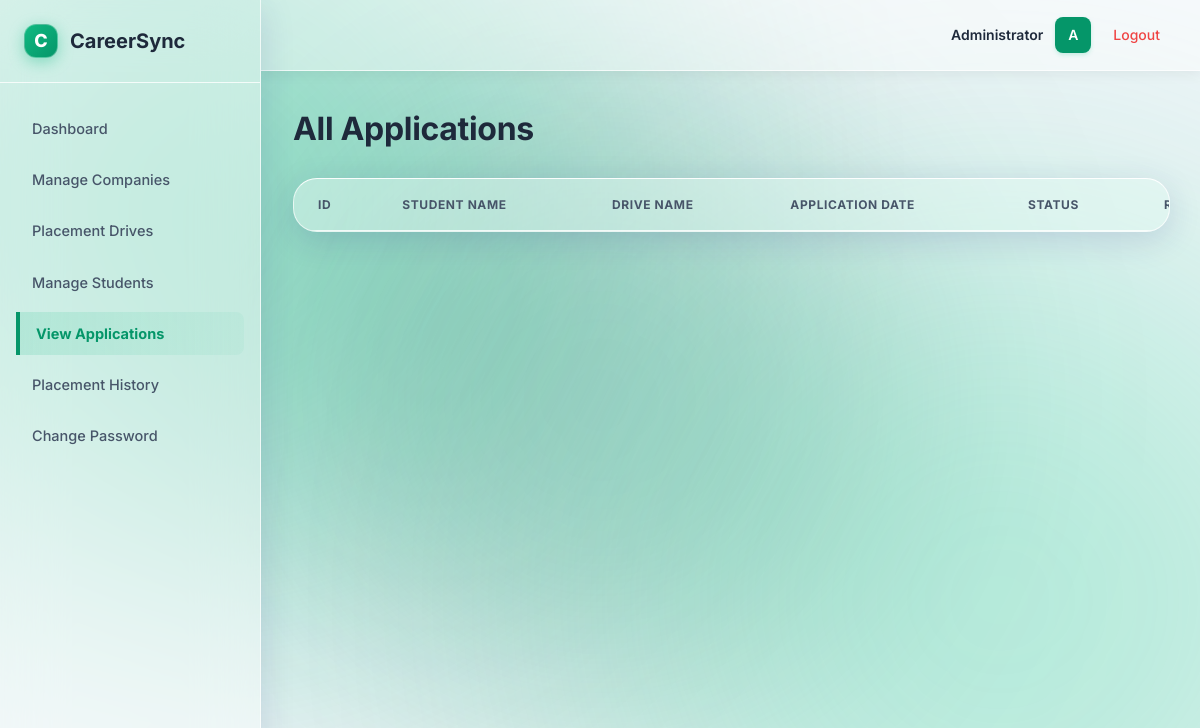
Before: /admin/applications (signed in) with the older database file.
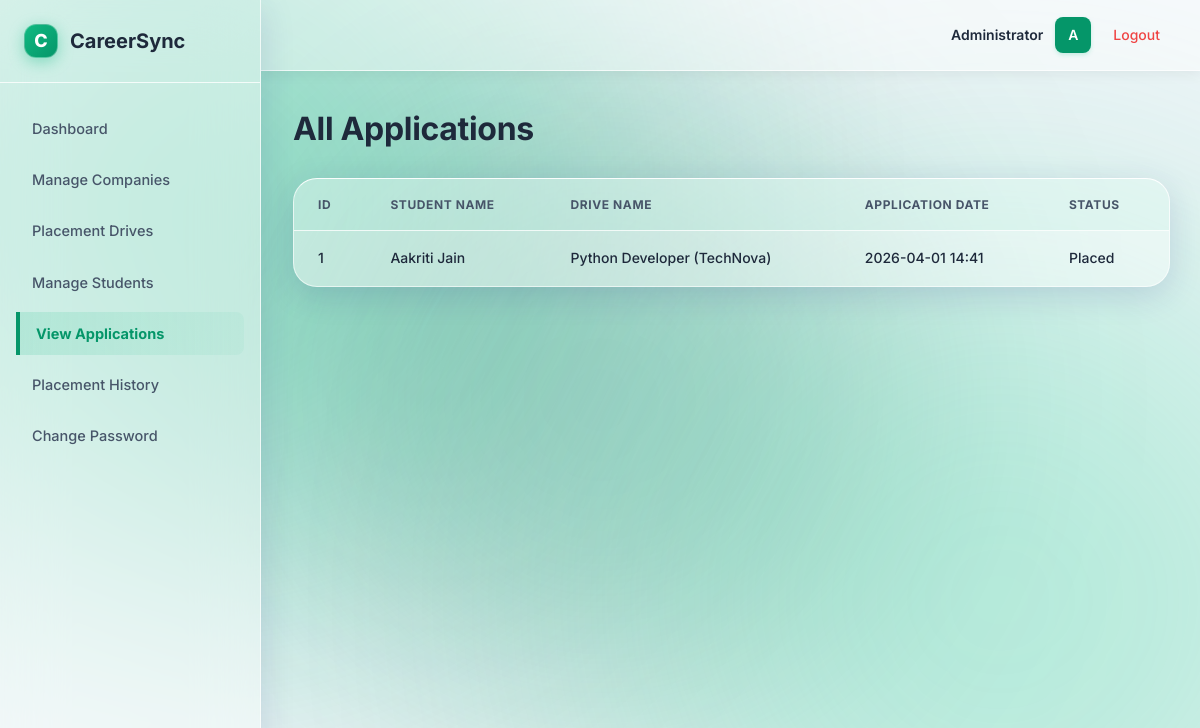
After: the same page with the newer database file.
### models.py (models this page shows)
class Application(db.Model):
    id = db.Column(db.Integer, primary_key = True)
    student_id = db.Column(db.Integer, db.ForeignKey('student.id'), nullable = False)
    drive_id = db.Column(db.Integer, db.ForeignKey('placement_drive.id'), nullable = False)
    application_date = db.Column(db.DateTime, default = datetime.now(UTC))
    status = db.Column(db.String(50), default = "Applied")
    remarks = db.Column(db.String(100))
    __table_args__ = (db.UniqueConstraint('student_id', 'drive_id', name = 'unique_application'),)

class Student(db.Model):
    id = db.Column(db.Integer, primary_key = True)
    full_name = db.Column(db.String(100), nullable = False)
    email = db.Column(db.String(100), nullable = False, unique = True)
    pass_hash = db.Column(db.String(100), nullable = False )
    phone_number = db.Column(db.Integer, nullable = False)
    degree = db.Column(db.String(100), nullable = False)
    branch = db.Column(db.String(100), nullable = False)
    cgpa = db.Column(db.Float, nullable = False)
    skills = db.Column(db.String(100), nullable = False)
    resume_filename = db.Column(db.String(100), nullable = False)
    is_active = db.Column(db.Boolean, default = True)
    internship_experience = db.Column(db.String(100))
    co_curricular_achievements = db.Column(db.String(100))
    created_at = db.Column(db.DateTime, default = datetime.now(UTC))
    applications = db.relationship('Application', backref = 'student', lazy = True)
    placements = db.relationship('Placement', backref = 'student', lazy = True)

class PlacementDrive(db.Model):
    id = db.Column(db.Integer, primary_key = True)
    company_id = db.Column(db.Integer, db.ForeignKey('company.id'), nullable=False)
    job_title = db.Column(db.String(100), nullable = False)
    job_description = db.Column(db.Text, nullable = False)
    skills_required = db.Column(db.String(100), nullable = False)
    package_range = db.Column(db.String(100))
    location = db.Column(db.String(100), nullable = False)
    application_deadline = db.Column(db.DateTime, nullable = False)
    status = db.Column(db.String(50), default = "Pending")
    created_at = db.Column(db.DateTime, default = datetime.now(UTC))
    applications = db.relationship('Application', backref = 'drive', lazy = True)
    eligibility_criteria = db.Column(db.String(100), nullable = False)

class Company(db.Model):
    id = db.Column(db.Integer, primary_key = True)
    company_name = db.Column(db.String(100), nullable = False)
    email = db.Column(db.String(100), nullable = False, unique = True)
    pass_hash = db.Column(db.String(100), nullable = False )
    hr_contact = db.Column(db.Integer, nullable = False)
    website = db.Column(db.String(100), nullable = False)
    domain = db.Column(db.String(100), nullable = False)
    description = db.Column(db.Text, nullable = False)
    approval_status = db.Column(db.String(50), default = "Pending")
    is_active = db.Column(db.Boolean, default = True)
    created_at = db.Column(db.DateTime, default = datetime.now(UTC))
    type_of_employment = db.Column(db.String(100))
    drives = db.relationship('PlacementDrive', backref = 'company', lazy = True)

### app.py (the view)
@app.route("/admin/applications")
def admin_applications():
    if not admin_logged_in():
        flash("Unauthorized access.")
        return redirect(url_for("login"))
    applications = Application.query.all()
    return render_template("admin_applications.html", applications = applications)

### app.py (called while the page is built)
def admin_logged_in():
    return "user_id" in session and session.get("role") =="admin"

### templates/admin_applications.html (shortened to what this page needs)
{% extends "base.html" %}
{% block content %}
<h1>All Applications</h1>
<table>
    <tr>
        <th>ID</th>
        <th>Student Name</th>
        <th>Drive Name</th>
        <th>Application Date</th>
        <th>Status</th>
        <th>Remarks</th>
    </tr>
    {% for application in applications %}
    <tr>
        <td>{{ application.id }}</td>
        <td>{{ application.student.full_name }}</td>
        <td>{{ application.drive.job_title }} ({{ application.drive.company.company_name }})</td>
        <td>{{ application.application_date.strftime('%Y-%m-%d %H:%M') if application.application_date else '' }}</td>
        <td>{{ application.status }}</td>
        <td>{{ application.remarks }}</td>
    </tr>
    {% endfor %}
</table>
{% endblock %}

Changed rows visible on the page:
added Application: id "1", student.full_name "Aakriti Jain", drive.job_title "Python Developer", drive.company.company_name "TechNova", application_date "2026-04-01 14:41", status "Placed"
